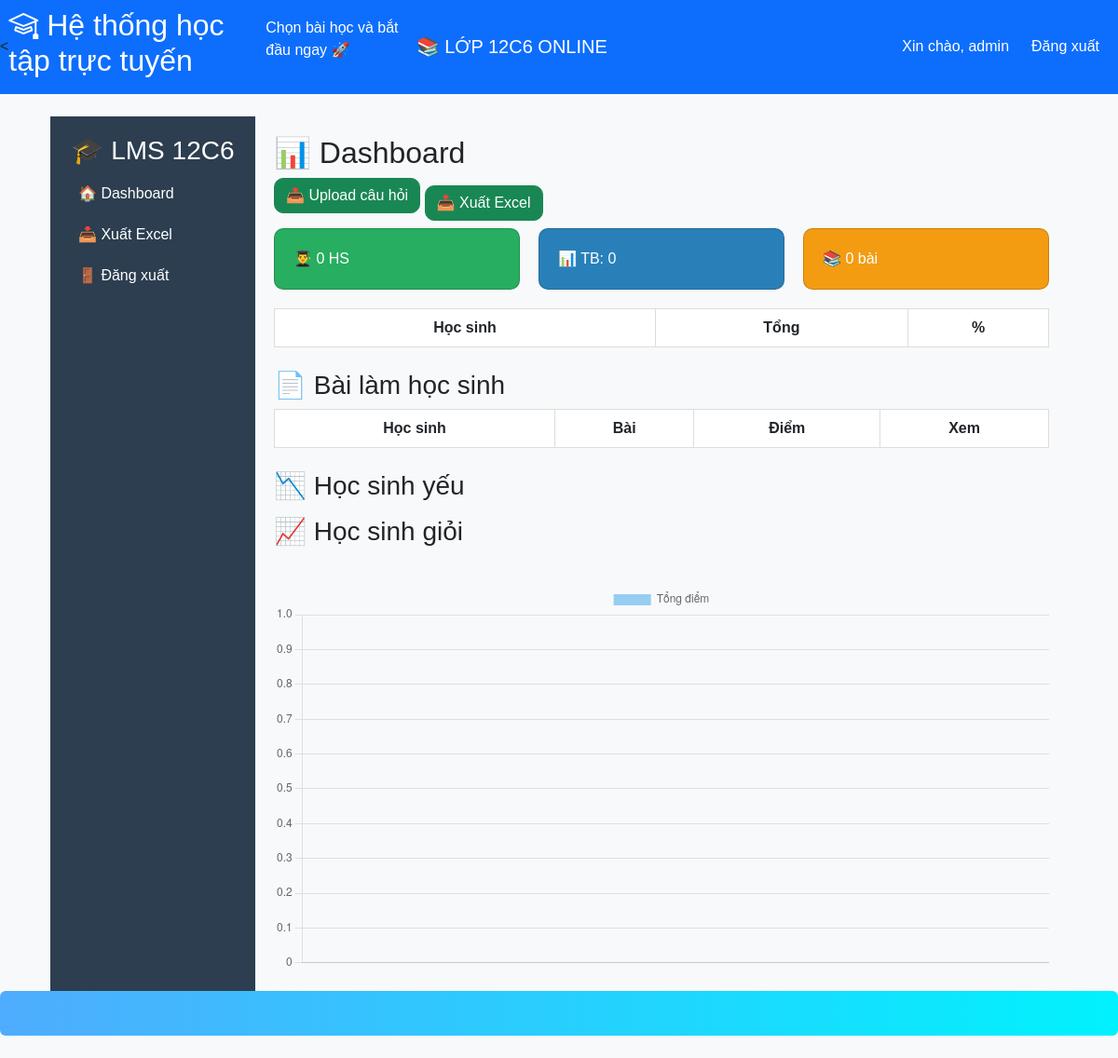
Page /dashboard (signed in) on the earlier database version.
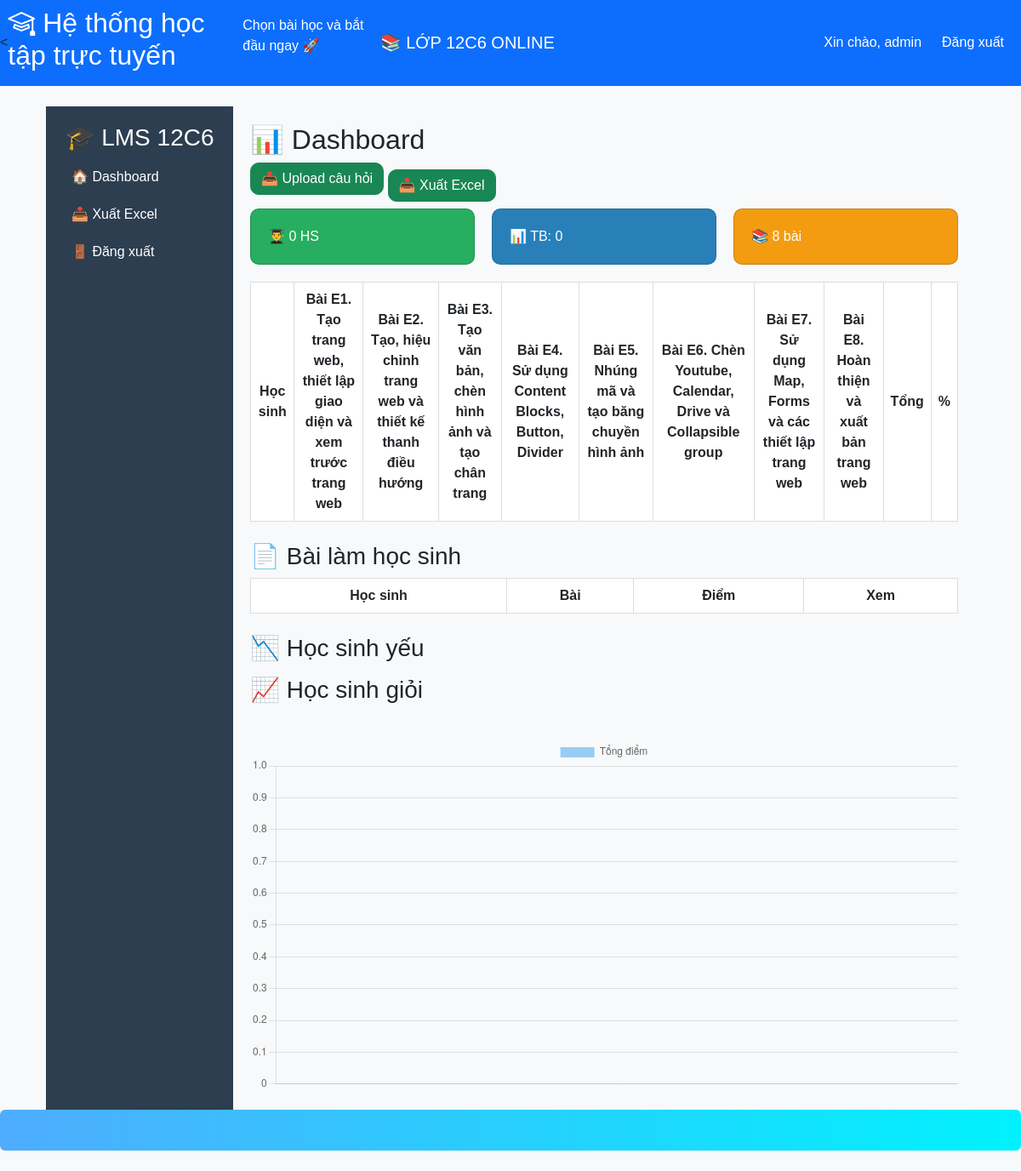
Same page on the later database version.
### models.py (models this page shows)
class User(UserMixin, db.Model):
    __tablename__ = 'user'   # (tốt, rõ ràng)
    id = db.Column(db.Integer, primary_key=True)
    username = db.Column(db.String(50), unique=True)
    password = db.Column(db.String(200))
    role = db.Column(db.String(20), default='student')
    scores = db.relationship('Score', backref='student', lazy=True)

class Lesson(db.Model):
    id = db.Column(db.Integer, primary_key=True)
    title = db.Column(db.String(200))
    subject_id = db.Column(db.Integer, db.ForeignKey('subject.id'))
    content_type = db.Column(db.String(50))
    content_url = db.Column(db.String(500))
    content_pdf = db.Column(db.String(255))
    content_doc = db.Column(db.String(255))

### app.py (the view, shortened to what this page needs)
@app.route('/dashboard')
@login_required
def dashboard():
    lessons=Lesson.query.all()
    if current_user.role == 'admin':
        results_all = Result.query.all()
        users = User.query.filter_by(role='student').all()
        report = []
        scores_all=[]
        total_students=len(users)
        avg_score=int(sum(scores_all)/total_students) if total_students else 0
        top_students=sorted(report, key=lambda x:x["total"], reverse=True)[:5]
        weak_students = [r for r in report if r['total'] < 5]
        good_students = [r for r in report if r['total'] >= 8]
        return render_template(
        'dashboard.html',
        role='admin',
        lessons=lessons,
        report=report,
        total_students=total_students,
        avg_score=avg_score,
        top_students=top_students,
        weak_students=weak_students,
        good_students=good_students,
        results_all=results_all
    )

### app.py (called while the page is built)
@login_manager.user_loader
def load_user(user_id):
    return db.session.get(User, int(user_id))

### templates/dashboard.html (shortened to what this page needs)
{% extends "base.html" %}
{% block content %}
<div class="container">
<div class="sidebar">
    <h3>🎓 LMS 12C6</h3>
    <a href="/dashboard">🏠 Dashboard</a>
    <a href="/export_excel">📥 Xuất Excel</a>
    <a href="/logout">🚪 Đăng xuất</a>
</div>
<div class="main">
<h2>📊 Dashboard</h2>
{% if role == 'admin' %}
<a href="/upload_questions" class="btn btn-success mb-3">
    📤 Upload câu hỏi
</a>
<a href="{{ url_for('export_excel') }}" class="btn btn-success">
    📥 Xuất Excel
</a>
<div class="cards">
    <div class="card green">👨‍🎓 {{ total_students }} HS</div>
    <div class="card blue">📊 TB: {{ avg_score }}</div>
    <div class="card orange">📚 {{ lessons|length }} bài</div>
</div>
<table width="100%">
<tr>
<th>Học sinh</th>
{% for lesson in lessons %}
<th>{{ lesson.title }}</th>
{% endfor %}
<th>Tổng</th>
<th>%</th>
</tr>
</table>
<br>
<h3>📄 Bài làm học sinh</h3>
<table width="100%">
<tr>
    <th>Học sinh</th>
    <th>Bài</th>
    <th>Điểm</th>
    <th>Xem</th>
</tr>
</table>
<br>
<h3>📉 Học sinh yếu</h3>
<h3>📈 Học sinh giỏi</h3>
<br>
<canvas id="chart"></canvas>
<script>
const labels = JSON.parse('{{ report | map(attribute="username") | list | tojson | safe }}');
const data = JSON.parse('{{ report | map(attribute="total") | list | tojson | safe }}');
new Chart(document.getElementById('chart'), {
    type: 'bar',
    data: {
        labels: labels,
        datasets: [{
            label: 'Tổng điểm',
            data: data
        }]
    }
});
</script>
{% endif %}
</div>
</div>
{% endblock %}

### templates/base.html (shortened to what this page needs)
<!DOCTYPE html>
<html>
<head>
    <link href="https://cdn.jsdelivr.net/npm/bootstrap@5.3.0/dist/css/bootstrap.min.css" rel="stylesheet">
<link rel="stylesheet" href="https://cdn.jsdelivr.net/npm/bootstrap-icons@1.11.1/font/bootstrap-icons.css">
</head>
<body class="bg-light">
    <nav class="navbar navbar-expand-lg navbar-dark bg-primary mb-4">
        <<h2 style="color: white;">
    <i class="bi bi-mortarboard"></i> Hệ thống học tập trực tuyến
</h2>
<p style="color: white;">
    Chọn bài học và bắt đầu ngay 🚀
</p>
        <div class="container">
            <a class="navbar-brand" href="/">📚 LỚP 12C6 ONLINE</a>
            <div class="navbar-nav ms-auto">
                {% if current_user.is_authenticated %}
                    <span class="nav-link text-white">Xin chào, {{ current_user.username }}</span>
                    <a class="nav-link btn btn-danger text-white btn-sm ms-2" href="/logout">Đăng xuất</a>
                {% endif %}
            </div>
        </div>
    </nav>
    <div class="container">
        {% block content %}{% endblock %}
    </div>
    <div class="p-4 mb-4 text-white rounded" style="
    background: linear-gradient(to right, #4facfe, #00f2fe);
">
</div>
</body>
</html>

### templates/dashboard.html (style rules this page uses)
body { font-family: Arial; background: #f4f6f9; }
.container { display: flex; }
.sidebar { width: 220px; background: #2c3e50; color: white; min-height: 100vh; padding: 20px; }
.sidebar h3 { text-align: center; }
.sidebar a { display: block; color: white; padding: 10px; text-decoration: none; }
.main { flex: 1; padding: 20px; }
.cards { display: flex; gap: 20px; margin-bottom: 20px; }
.card { flex: 1; padding: 20px; color: white; border-radius: 10px; }
.green { background: #27ae60; }
.blue { background: #2980b9; }
.orange { background: #f39c12; }
table { background: white; border-collapse: collapse; }
table th, table td { padding: 8px; border: 1px solid #ddd; text-align: center; }

Differences in the rows shown:
added Lesson: title "Bài E1. Tạo trang web, thiết lập giao diện và xem trước trang web"
added Lesson: title "Bài E2. Tạo, hiệu chỉnh trang web và thiết kế thanh điều hướng"
added Lesson: title "Bài E3. Tạo văn bản, chèn hình ảnh và tạo chân trang"
added Lesson: title "Bài E4. Sử dụng Content Blocks, Button, Divider"
added Lesson: title "Bài E5. Nhúng mã và tạo băng chuyền hình ảnh"
added Lesson: title "Bài E6. Chèn Youtube, Calendar, Drive và Collapsible group"
added Lesson: title "Bài E7. Sử dụng Map, Forms và các thiết lập trang web"
added Lesson: title "Bài E8. Hoàn thiện và xuất bản trang web"
Other differences:
{{ lessons|length }}: "0" → "8"
